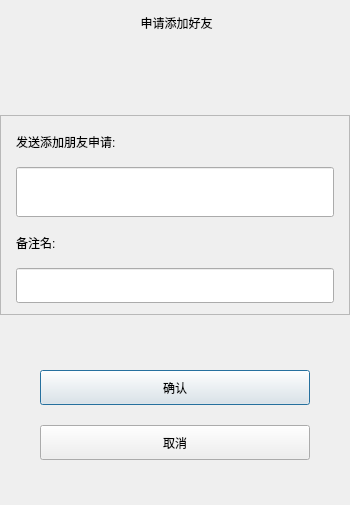
<?xml version="1.0" encoding="UTF-8"?>
<ui version="4.0">
 <class>ApplyFriend</class>
 <widget class="QDialog" name="ApplyFriend">
  <property name="geometry">
   <rect>
    <x>0</x>
    <y>0</y>
    <width>350</width>
    <height>505</height>
   </rect>
  </property>
  <property name="minimumSize">
   <size>
    <width>350</width>
    <height>500</height>
   </size>
  </property>
  <property name="maximumSize">
   <size>
    <width>350</width>
    <height>505</height>
   </size>
  </property>
  <property name="windowTitle">
   <string>Dialog</string>
  </property>
  <layout class="QVBoxLayout" name="verticalLayout">
   <property name="spacing">
    <number>10</number>
   </property>
   <property name="leftMargin">
    <number>0</number>
   </property>
   <property name="topMargin">
    <number>0</number>
   </property>
   <property name="rightMargin">
    <number>0</number>
   </property>
   <property name="bottomMargin">
    <number>0</number>
   </property>
   <item>
    <widget class="QLabel" name="apply_lb">
     <property name="minimumSize">
      <size>
       <width>0</width>
       <height>45</height>
      </size>
     </property>
     <property name="maximumSize">
      <size>
       <width>16777215</width>
       <height>45</height>
      </size>
     </property>
     <property name="text">
      <string> 申请添加好友</string>
     </property>
     <property name="alignment">
      <set>Qt::AlignmentFlag::AlignCenter</set>
     </property>
    </widget>
   </item>
   <item>
    <widget class="QWidget" name="widget" native="true">
     <property name="minimumSize">
      <size>
       <width>0</width>
       <height>50</height>
      </size>
     </property>
     <property name="maximumSize">
      <size>
       <width>16777215</width>
       <height>50</height>
      </size>
     </property>
     <layout class="QHBoxLayout" name="horizontalLayout_2">
      <property name="spacing">
       <number>10</number>
      </property>
      <property name="leftMargin">
       <number>0</number>
      </property>
      <property name="topMargin">
       <number>0</number>
      </property>
      <property name="rightMargin">
       <number>0</number>
      </property>
      <property name="bottomMargin">
       <number>0</number>
      </property>
      <item>
       <spacer name="horizontalSpacer_4">
        <property name="orientation">
         <enum>Qt::Orientation::Horizontal</enum>
        </property>
        <property name="sizeType">
         <enum>QSizePolicy::Policy::Fixed</enum>
        </property>
        <property name="sizeHint" stdset="0">
         <size>
          <width>15</width>
          <height>20</height>
         </size>
        </property>
       </spacer>
      </item>
      <item>
       <widget class="QLabel" name="apply_friend_icon_lb">
        <property name="minimumSize">
         <size>
          <width>40</width>
          <height>40</height>
         </size>
        </property>
        <property name="maximumSize">
         <size>
          <width>40</width>
          <height>40</height>
         </size>
        </property>
        <property name="text">
         <string/>
        </property>
       </widget>
      </item>
      <item>
       <widget class="QWidget" name="widget_2" native="true">
        <layout class="QVBoxLayout" name="verticalLayout_4">
         <property name="spacing">
          <number>0</number>
         </property>
         <property name="leftMargin">
          <number>0</number>
         </property>
         <property name="topMargin">
          <number>0</number>
         </property>
         <property name="rightMargin">
          <number>0</number>
         </property>
         <property name="bottomMargin">
          <number>0</number>
         </property>
         <item>
          <widget class="QLabel" name="apply_friend_name_uid_lb">
           <property name="text">
            <string/>
           </property>
          </widget>
         </item>
         <item>
          <widget class="QLabel" name="apply_friend_email_lb">
           <property name="text">
            <string/>
           </property>
          </widget>
         </item>
        </layout>
       </widget>
      </item>
     </layout>
    </widget>
   </item>
   <item>
    <widget class="QScrollArea" name="scrollArea">
     <property name="minimumSize">
      <size>
       <width>0</width>
       <height>200</height>
      </size>
     </property>
     <property name="maximumSize">
      <size>
       <width>16777210</width>
       <height>200</height>
      </size>
     </property>
     <property name="widgetResizable">
      <bool>true</bool>
     </property>
     <widget class="QWidget" name="scrollcontent">
      <property name="geometry">
       <rect>
        <x>0</x>
        <y>0</y>
        <width>348</width>
        <height>198</height>
       </rect>
      </property>
      <layout class="QVBoxLayout" name="verticalLayout_2">
       <property name="spacing">
        <number>0</number>
       </property>
       <property name="leftMargin">
        <number>0</number>
       </property>
       <property name="topMargin">
        <number>0</number>
       </property>
       <property name="rightMargin">
        <number>0</number>
       </property>
       <property name="bottomMargin">
        <number>0</number>
       </property>
       <item>
        <widget class="QWidget" name="apply_wid" native="true">
         <layout class="QVBoxLayout" name="verticalLayout_3">
          <property name="spacing">
           <number>0</number>
          </property>
          <property name="leftMargin">
           <number>0</number>
          </property>
          <property name="topMargin">
           <number>0</number>
          </property>
          <property name="rightMargin">
           <number>0</number>
          </property>
          <property name="bottomMargin">
           <number>0</number>
          </property>
          <item>
           <widget class="QWidget" name="widget_4" native="true">
            <property name="minimumSize">
             <size>
              <width>0</width>
              <height>35</height>
             </size>
            </property>
            <property name="maximumSize">
             <size>
              <width>16777215</width>
              <height>35</height>
             </size>
            </property>
            <layout class="QHBoxLayout" name="horizontalLayout_4">
             <property name="spacing">
              <number>0</number>
             </property>
             <property name="leftMargin">
              <number>0</number>
             </property>
             <property name="topMargin">
              <number>0</number>
             </property>
             <property name="rightMargin">
              <number>0</number>
             </property>
             <property name="bottomMargin">
              <number>0</number>
             </property>
             <item>
              <spacer name="horizontalSpacer_6">
               <property name="orientation">
                <enum>Qt::Orientation::Horizontal</enum>
               </property>
               <property name="sizeType">
                <enum>QSizePolicy::Policy::Fixed</enum>
               </property>
               <property name="sizeHint" stdset="0">
                <size>
                 <width>15</width>
                 <height>20</height>
                </size>
               </property>
              </spacer>
             </item>
             <item>
              <widget class="QLabel" name="label_2">
               <property name="minimumSize">
                <size>
                 <width>0</width>
                 <height>25</height>
                </size>
               </property>
               <property name="maximumSize">
                <size>
                 <width>16777215</width>
                 <height>25</height>
                </size>
               </property>
               <property name="text">
                <string>发送添加朋友申请:</string>
               </property>
              </widget>
             </item>
             <item>
              <spacer name="horizontalSpacer_7">
               <property name="orientation">
                <enum>Qt::Orientation::Horizontal</enum>
               </property>
               <property name="sizeHint" stdset="0">
                <size>
                 <width>40</width>
                 <height>20</height>
                </size>
               </property>
              </spacer>
             </item>
            </layout>
           </widget>
          </item>
          <item>
           <widget class="QWidget" name="widget_5" native="true">
            <property name="minimumSize">
             <size>
              <width>0</width>
              <height>50</height>
             </size>
            </property>
            <property name="maximumSize">
             <size>
              <width>16777215</width>
              <height>50</height>
             </size>
            </property>
            <layout class="QHBoxLayout" name="horizontalLayout_5">
             <property name="spacing">
              <number>0</number>
             </property>
             <property name="leftMargin">
              <number>0</number>
             </property>
             <property name="topMargin">
              <number>0</number>
             </property>
             <property name="rightMargin">
              <number>0</number>
             </property>
             <property name="bottomMargin">
              <number>0</number>
             </property>
             <item>
              <spacer name="horizontalSpacer_8">
               <property name="orientation">
                <enum>Qt::Orientation::Horizontal</enum>
               </property>
               <property name="sizeType">
                <enum>QSizePolicy::Policy::Fixed</enum>
               </property>
               <property name="sizeHint" stdset="0">
                <size>
                 <width>15</width>
                 <height>20</height>
                </size>
               </property>
              </spacer>
             </item>
             <item>
              <widget class="CustomLineEdit" name="name_ed">
               <property name="minimumSize">
                <size>
                 <width>0</width>
                 <height>50</height>
                </size>
               </property>
               <property name="maximumSize">
                <size>
                 <width>16777215</width>
                 <height>50</height>
                </size>
               </property>
              </widget>
             </item>
             <item>
              <spacer name="horizontalSpacer_9">
               <property name="orientation">
                <enum>Qt::Orientation::Horizontal</enum>
               </property>
               <property name="sizeType">
                <enum>QSizePolicy::Policy::Fixed</enum>
               </property>
               <property name="sizeHint" stdset="0">
                <size>
                 <width>15</width>
                 <height>20</height>
                </size>
               </property>
              </spacer>
             </item>
            </layout>
           </widget>
          </item>
          <item>
           <widget class="QWidget" name="widget" native="true">
            <property name="minimumSize">
             <size>
              <width>0</width>
              <height>35</height>
             </size>
            </property>
            <property name="maximumSize">
             <size>
              <width>16777215</width>
              <height>35</height>
             </size>
            </property>
            <layout class="QHBoxLayout" name="horizontalLayout_6">
             <property name="spacing">
              <number>0</number>
             </property>
             <property name="leftMargin">
              <number>0</number>
             </property>
             <property name="topMargin">
              <number>0</number>
             </property>
             <property name="rightMargin">
              <number>0</number>
             </property>
             <property name="bottomMargin">
              <number>0</number>
             </property>
             <item>
              <spacer name="horizontalSpacer_10">
               <property name="orientation">
                <enum>Qt::Orientation::Horizontal</enum>
               </property>
               <property name="sizeType">
                <enum>QSizePolicy::Policy::Fixed</enum>
               </property>
               <property name="sizeHint" stdset="0">
                <size>
                 <width>15</width>
                 <height>20</height>
                </size>
               </property>
              </spacer>
             </item>
             <item>
              <widget class="QLabel" name="label">
               <property name="minimumSize">
                <size>
                 <width>0</width>
                 <height>25</height>
                </size>
               </property>
               <property name="maximumSize">
                <size>
                 <width>16777215</width>
                 <height>25</height>
                </size>
               </property>
               <property name="text">
                <string>备注名:</string>
               </property>
              </widget>
             </item>
             <item>
              <spacer name="horizontalSpacer_11">
               <property name="orientation">
                <enum>Qt::Orientation::Horizontal</enum>
               </property>
               <property name="sizeHint" stdset="0">
                <size>
                 <width>276</width>
                 <height>20</height>
                </size>
               </property>
              </spacer>
             </item>
            </layout>
           </widget>
          </item>
          <item>
           <widget class="QWidget" name="widget_6" native="true">
            <property name="minimumSize">
             <size>
              <width>0</width>
              <height>35</height>
             </size>
            </property>
            <property name="maximumSize">
             <size>
              <width>16777215</width>
              <height>35</height>
             </size>
            </property>
            <layout class="QHBoxLayout" name="horizontalLayout_7">
             <property name="spacing">
              <number>0</number>
             </property>
             <property name="leftMargin">
              <number>0</number>
             </property>
             <property name="topMargin">
              <number>0</number>
             </property>
             <property name="rightMargin">
              <number>0</number>
             </property>
             <property name="bottomMargin">
              <number>0</number>
             </property>
             <item>
              <spacer name="horizontalSpacer_12">
               <property name="orientation">
                <enum>Qt::Orientation::Horizontal</enum>
               </property>
               <property name="sizeType">
                <enum>QSizePolicy::Policy::Fixed</enum>
               </property>
               <property name="sizeHint" stdset="0">
                <size>
                 <width>15</width>
                 <height>20</height>
                </size>
               </property>
              </spacer>
             </item>
             <item>
              <widget class="CustomLineEdit" name="back_ed">
               <property name="minimumSize">
                <size>
                 <width>0</width>
                 <height>35</height>
                </size>
               </property>
               <property name="maximumSize">
                <size>
                 <width>16777215</width>
                 <height>35</height>
                </size>
               </property>
              </widget>
             </item>
             <item>
              <spacer name="horizontalSpacer_13">
               <property name="orientation">
                <enum>Qt::Orientation::Horizontal</enum>
               </property>
               <property name="sizeType">
                <enum>QSizePolicy::Policy::Fixed</enum>
               </property>
               <property name="sizeHint" stdset="0">
                <size>
                 <width>15</width>
                 <height>20</height>
                </size>
               </property>
              </spacer>
             </item>
            </layout>
           </widget>
          </item>
         </layout>
        </widget>
       </item>
      </layout>
     </widget>
    </widget>
   </item>
   <item>
    <spacer name="verticalSpacer_3">
     <property name="orientation">
      <enum>Qt::Orientation::Vertical</enum>
     </property>
     <property name="sizeHint" stdset="0">
      <size>
       <width>20</width>
       <height>40</height>
      </size>
     </property>
    </spacer>
   </item>
   <item>
    <widget class="QWidget" name="widget_3" native="true">
     <property name="minimumSize">
      <size>
       <width>0</width>
       <height>35</height>
      </size>
     </property>
     <property name="maximumSize">
      <size>
       <width>1000</width>
       <height>35</height>
      </size>
     </property>
     <layout class="QHBoxLayout" name="horizontalLayout_3">
      <property name="spacing">
       <number>0</number>
      </property>
      <property name="leftMargin">
       <number>0</number>
      </property>
      <property name="topMargin">
       <number>0</number>
      </property>
      <property name="rightMargin">
       <number>0</number>
      </property>
      <property name="bottomMargin">
       <number>0</number>
      </property>
      <item>
       <spacer name="horizontalSpacer_3">
        <property name="orientation">
         <enum>Qt::Orientation::Horizontal</enum>
        </property>
        <property name="sizeType">
         <enum>QSizePolicy::Policy::Fixed</enum>
        </property>
        <property name="sizeHint" stdset="0">
         <size>
          <width>40</width>
          <height>20</height>
         </size>
        </property>
       </spacer>
      </item>
      <item>
       <widget class="ClickButton" name="apply_friend_sure_btn">
        <property name="minimumSize">
         <size>
          <width>100</width>
          <height>35</height>
         </size>
        </property>
        <property name="maximumSize">
         <size>
          <width>16777215</width>
          <height>35</height>
         </size>
        </property>
        <property name="text">
         <string>确认</string>
        </property>
       </widget>
      </item>
      <item>
       <spacer name="horizontalSpacer_5">
        <property name="orientation">
         <enum>Qt::Orientation::Horizontal</enum>
        </property>
        <property name="sizeType">
         <enum>QSizePolicy::Policy::Fixed</enum>
        </property>
        <property name="sizeHint" stdset="0">
         <size>
          <width>40</width>
          <height>20</height>
         </size>
        </property>
       </spacer>
      </item>
     </layout>
    </widget>
   </item>
   <item>
    <spacer name="verticalSpacer_2">
     <property name="orientation">
      <enum>Qt::Orientation::Vertical</enum>
     </property>
     <property name="sizeType">
      <enum>QSizePolicy::Policy::Fixed</enum>
     </property>
     <property name="sizeHint" stdset="0">
      <size>
       <width>20</width>
       <height>10</height>
      </size>
     </property>
    </spacer>
   </item>
   <item>
    <widget class="QWidget" name="apply_sure_wid" native="true">
     <property name="minimumSize">
      <size>
       <width>0</width>
       <height>35</height>
      </size>
     </property>
     <property name="maximumSize">
      <size>
       <width>16777215</width>
       <height>35</height>
      </size>
     </property>
     <layout class="QHBoxLayout" name="horizontalLayout">
      <property name="spacing">
       <number>0</number>
      </property>
      <property name="leftMargin">
       <number>0</number>
      </property>
      <property name="topMargin">
       <number>0</number>
      </property>
      <property name="rightMargin">
       <number>0</number>
      </property>
      <property name="bottomMargin">
       <number>0</number>
      </property>
      <item>
       <spacer name="horizontalSpacer">
        <property name="orientation">
         <enum>Qt::Orientation::Horizontal</enum>
        </property>
        <property name="sizeType">
         <enum>QSizePolicy::Policy::Fixed</enum>
        </property>
        <property name="sizeHint" stdset="0">
         <size>
          <width>40</width>
          <height>20</height>
         </size>
        </property>
       </spacer>
      </item>
      <item>
       <widget class="ClickButton" name="applyfriend_cancel_btn">
        <property name="minimumSize">
         <size>
          <width>100</width>
          <height>35</height>
         </size>
        </property>
        <property name="maximumSize">
         <size>
          <width>16777215</width>
          <height>35</height>
         </size>
        </property>
        <property name="text">
         <string>取消</string>
        </property>
       </widget>
      </item>
      <item>
       <spacer name="horizontalSpacer_2">
        <property name="orientation">
         <enum>Qt::Orientation::Horizontal</enum>
        </property>
        <property name="sizeType">
         <enum>QSizePolicy::Policy::Fixed</enum>
        </property>
        <property name="sizeHint" stdset="0">
         <size>
          <width>40</width>
          <height>20</height>
         </size>
        </property>
       </spacer>
      </item>
     </layout>
    </widget>
   </item>
   <item>
    <spacer name="verticalSpacer">
     <property name="orientation">
      <enum>Qt::Orientation::Vertical</enum>
     </property>
     <property name="sizeType">
      <enum>QSizePolicy::Policy::Expanding</enum>
     </property>
     <property name="sizeHint" stdset="0">
      <size>
       <width>20</width>
       <height>40</height>
      </size>
     </property>
    </spacer>
   </item>
  </layout>
 </widget>
 <customwidgets>
  <customwidget>
   <class>ClickButton</class>
   <extends>QPushButton</extends>
   <header>clickbutton.h</header>
  </customwidget>
  <customwidget>
   <class>CustomLineEdit</class>
   <extends>QLineEdit</extends>
   <header>customizeedit.h</header>
  </customwidget>
 </customwidgets>
 <resources/>
 <connections/>
</ui>
